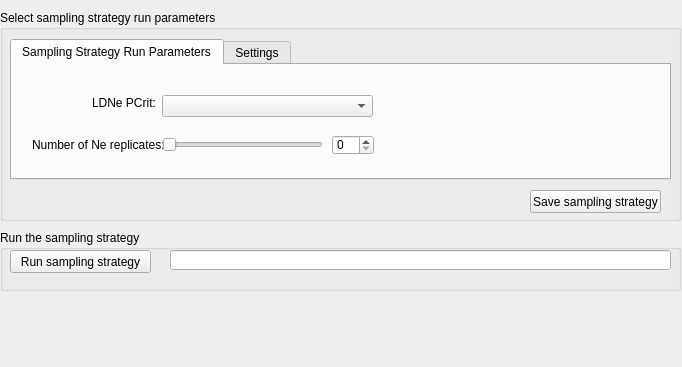
      <widget class="QWidget" name="page_9">
       <property name="geometry">
        <rect>
         <x>0</x>
         <y>0</y>
         <width>682</width>
         <height>367</height>
        </rect>
       </property>
       <attribute name="label">
        <string>Step 6 - Run / re-run sampling strategy</string>
       </attribute>
       <widget class="QGroupBox" name="groupBox_31">
        <property name="geometry">
         <rect>
          <x>0</x>
          <y>10</y>
          <width>681</width>
          <height>211</height>
         </rect>
        </property>
        <property name="title">
         <string>Select sampling strategy run parameters</string>
        </property>
        <widget class="QPushButton" name="pushButton_10">
         <property name="geometry">
          <rect>
           <x>530</x>
           <y>180</y>
           <width>131</width>
           <height>23</height>
          </rect>
         </property>
         <property name="text">
          <string>Save sampling strategy</string>
         </property>
        </widget>
        <widget class="QTabWidget" name="tabWidget_5">
         <property name="geometry">
          <rect>
           <x>10</x>
           <y>29</y>
           <width>661</width>
           <height>141</height>
          </rect>
         </property>
         <property name="currentIndex">
          <number>0</number>
         </property>
         <widget class="QWidget" name="tab_10">
          <attribute name="title">
           <string>Sampling Strategy Run Parameters</string>
          </attribute>
          <widget class="QSpinBox" name="spinBox_46">
           <property name="geometry">
            <rect>
             <x>320</x>
             <y>70</y>
             <width>42</width>
             <height>20</height>
            </rect>
           </property>
          </widget>
          <widget class="QLabel" name="label_28">
           <property name="geometry">
            <rect>
             <x>80</x>
             <y>30</y>
             <width>71</width>
             <height>16</height>
            </rect>
           </property>
           <property name="text">
            <string>LDNe PCrit:</string>
           </property>
          </widget>
          <widget class="QComboBox" name="comboBox_13">
           <property name="geometry">
            <rect>
             <x>150</x>
             <y>30</y>
             <width>211</width>
             <height>22</height>
            </rect>
           </property>
          </widget>
          <widget class="QLabel" name="label_67">
           <property name="geometry">
            <rect>
             <x>20</x>
             <y>70</y>
             <width>156</width>
             <height>19</height>
            </rect>
           </property>
           <property name="text">
            <string>Number of Ne replicates:</string>
           </property>
          </widget>
          <widget class="QSlider" name="horizontalSlider_54">
           <property name="geometry">
            <rect>
             <x>150</x>
             <y>70</y>
             <width>161</width>
             <height>19</height>
            </rect>
           </property>
           <property name="orientation">
            <enum>Qt::Horizontal</enum>
           </property>
          </widget>
         </widget>
         <widget class="QWidget" name="tab_11">
          <attribute name="title">
           <string>Settings</string>
          </attribute>
         </widget>
        </widget>
       </widget>
       <widget class="QGroupBox" name="groupBox_9">
        <property name="geometry">
         <rect>
          <x>0</x>
          <y>230</y>
          <width>681</width>
          <height>61</height>
         </rect>
        </property>
        <property name="title">
         <string>Run the sampling strategy</string>
        </property>
        <widget class="QPushButton" name="pushButton_12">
         <property name="geometry">
          <rect>
           <x>10</x>
           <y>20</y>
           <width>141</width>
           <height>23</height>
          </rect>
         </property>
         <property name="text">
          <string>Run sampling strategy</string>
         </property>
        </widget>
        <widget class="QLineEdit" name="lineEdit_15">
         <property name="geometry">
          <rect>
           <x>170</x>
           <y>20</y>
           <width>501</width>
           <height>20</height>
          </rect>
         </property>
        </widget>
       </widget>
      </widget>
